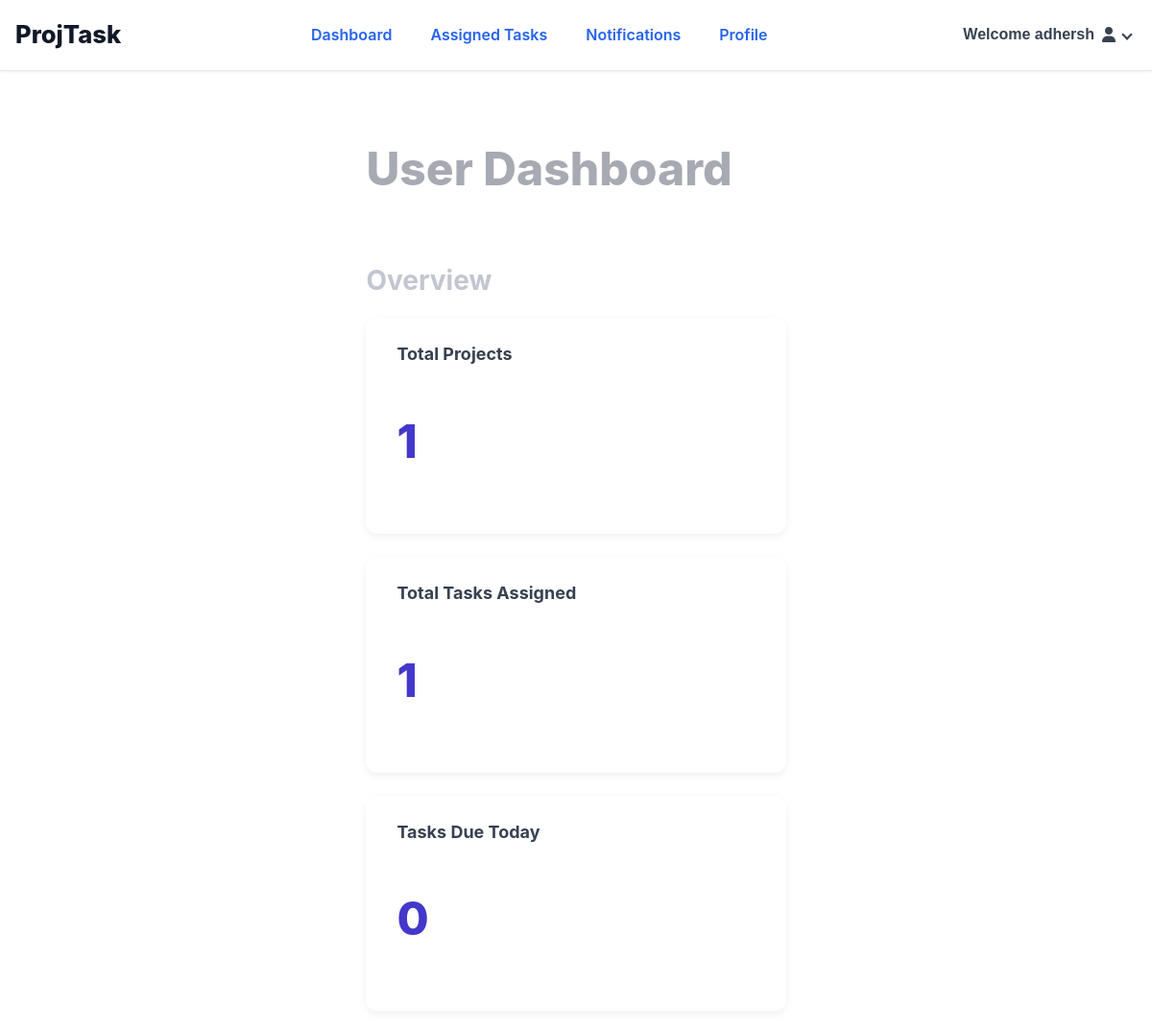
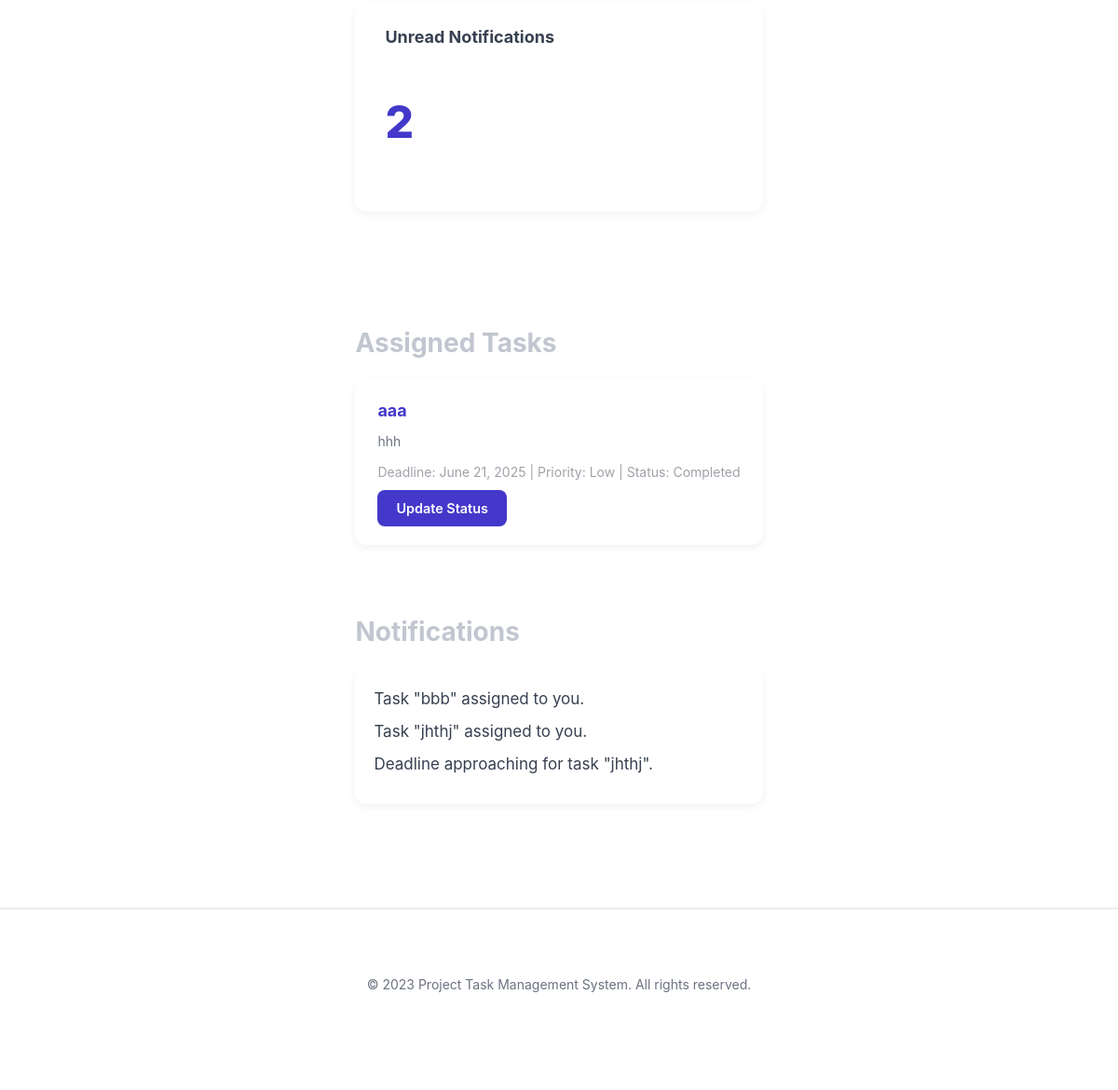
Before: /user_dash/ (signed in) with the older database file (2 pictures, top to bottom).
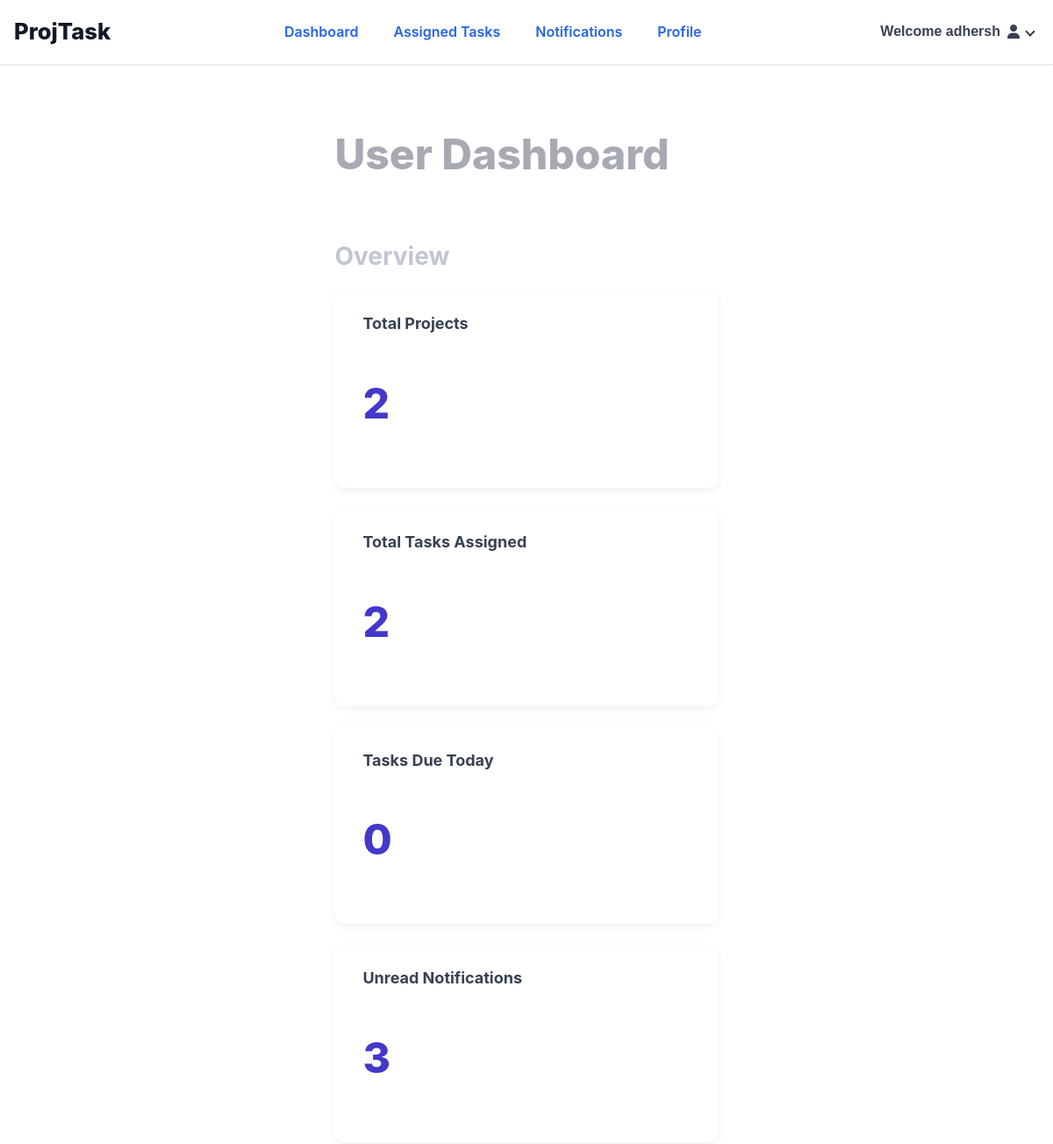
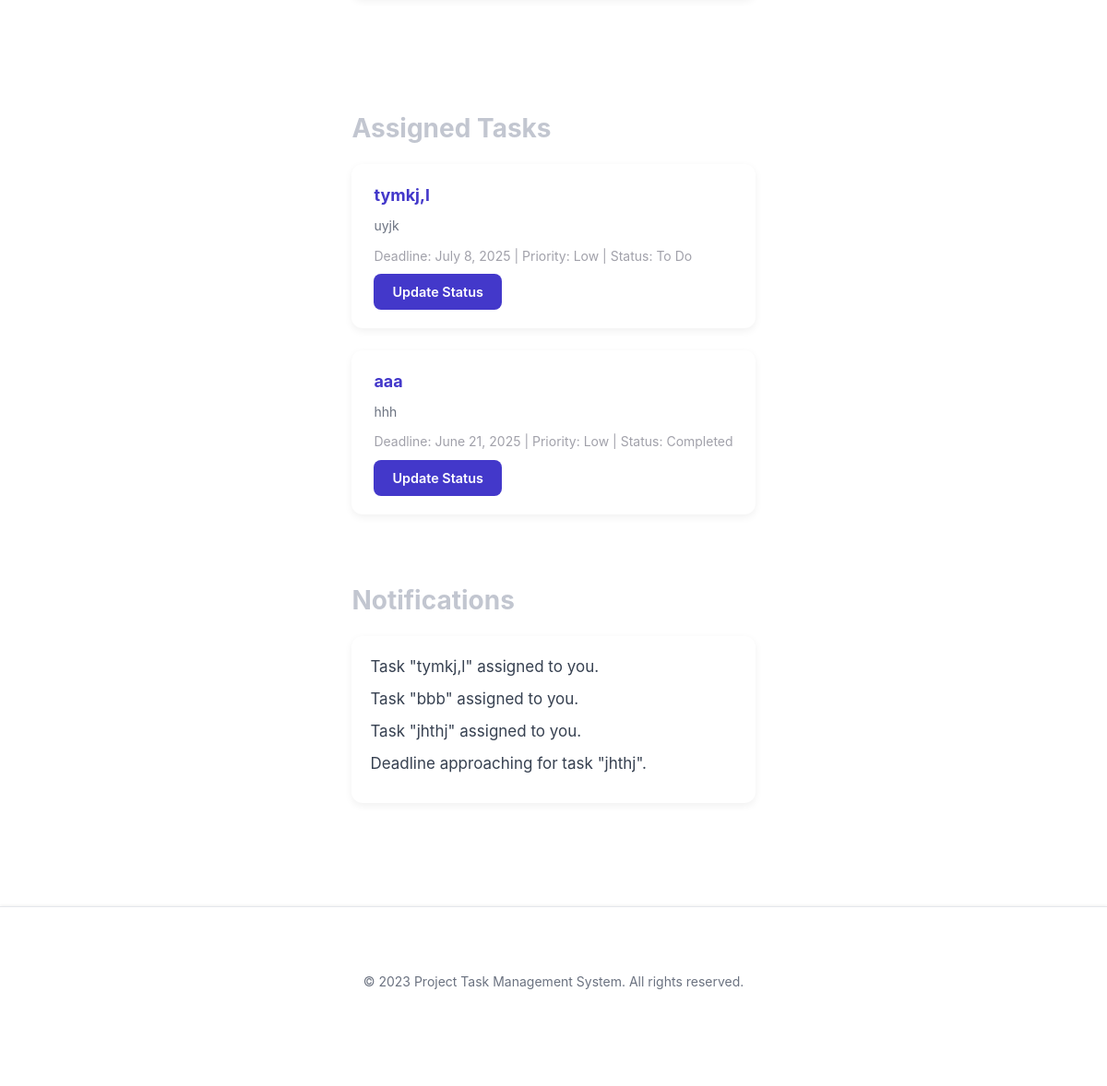
After: the same page with the newer database file (2 pictures, top to bottom).
### taskflowapp/models.py (models this page shows, shortened)
class Task(models.Model):
    PRIORITY_CHOICES = [
        ('High', 'High'),
        ('Medium', 'Medium'),
        ('Low', 'Low'),
    ]
    STATUS_CHOICES = [
        ('To Do', 'To Do'),
        ('In Progress', 'In Progress'),
        ('Completed', 'Completed'),
    ]
    title = models.CharField(max_length=200)
    description = models.TextField(default='No description')
    deadline = models.DateField()
    priority = models.CharField(max_length=10, choices=PRIORITY_CHOICES)
    status = models.CharField(max_length=15, choices=STATUS_CHOICES)
    assigned_to = models.ForeignKey(User, on_delete=models.CASCADE)
    project = models.ForeignKey(Project, on_delete=models.CASCADE)

class Notification(models.Model):
    NOTIFICATION_TYPES = [
        ('assignment', 'Assignment'),
        ('deadline', 'Deadline'),
    ]
    user = models.ForeignKey(User, on_delete=models.CASCADE)
    message = models.TextField()
    type = models.CharField(max_length=20, choices=NOTIFICATION_TYPES)
    timestamp = models.DateTimeField(auto_now_add=True)
    is_read = models.BooleanField(default=False)

### taskflowapp/views.py (the view)
# urls.py: path('user_dash/',views.user_dash,name='user_dashboard'),
def user_dash(request):
    user_id = request.session.get('user_id')
    user_role = request.session.get('user_role')
    if not user_id:
        messages.error(request, "Please log in first.")
        return redirect('user_login')
    if user_role.lower() != 'team member':
        messages.error(request, "Unauthorized access.")
        return redirect('home')
    try:
        user = User.objects.get(id=user_id)
    except User.DoesNotExist:
        messages.error(request, "User not found.")
        return redirect('user_login')
    total_projects = Project.objects.filter(task__assigned_to=user).distinct().count()
    user_tasks = Task.objects.filter(assigned_to=user)
    total_tasks = user_tasks.count()
    today = timezone.now().date()
    tasks_due_today = user_tasks.filter(deadline=today).count()
    unread_notifications = Notification.objects.filter(user=user, is_read=False).count()
    recent_notifications = Notification.objects.filter(user=user).order_by('-timestamp')[:5]
    recent_tasks = user_tasks.order_by('-deadline')[:2]
    context = {
        'user': user,
        'total_projects': total_projects,
        'total_tasks': total_tasks,
        'tasks_due_today': tasks_due_today,
        'unread_notifications': unread_notifications,
        'recent_tasks': recent_tasks,
        'recent_notifications': recent_notifications,
    }
    return render(request, 'user_dashboard.html', context)

### taskflowapp/templates/user_dashboard.html (shortened to what this page needs)
{% load static %}
<!DOCTYPE html>
<html lang="en">
<head>
  <link rel="stylesheet" href="{% static 'CSS/user_dashboard.css' %}" />
  <link rel="stylesheet" href="https://cdnjs.cloudflare.com/ajax/libs/font-awesome/6.5.0/css/all.min.css">
</head>
<body>
  <header role="banner">
    <div class="logo" aria-label="Project Task Management Logo" tabindex="0">ProjTask</div>
    <nav role="navigation" aria-label="Main navigation">
      <ul>
        <li><a href="{% url 'user_dashboard' %}" aria-current="page">Dashboard</a></li>
        <li><a href="{% url 'user_task_page' %}">Assigned Tasks</a></li>
        <li><a href="{% url 'user_notify_page' %}">Notifications</a></li>
        <li><a href="{% url 'user_profile_page' %}">Profile</a></li>
      </ul>
    </nav>
    <div class="profile-menu" tabindex="0">
      <button class="profile-button" aria-haspopup="true" aria-expanded="false" aria-controls="profile-menu">
        Welcome {{ user.full_name }}<i class="fa-solid fa-user"></i>
        <span class="profile-arrow"></span>
      </button>
    </div>
  </header>
  <main class="container" role="main" tabindex="0">
    <h1 class="page-title">User Dashboard</h1>
    <section aria-label="Dashboard Overview">
      <h2>Overview</h2>
      <div class="overview-cards">
        <div class="card" role="article" tabindex="0">
          <h3>Total Projects</h3>
          <p class="number" id="total-projects">{{ total_projects }}</p>
        </div>
        <div class="card" role="article" tabindex="0">
          <h3>Total Tasks Assigned</h3>
          <p class="number" id="total-tasks">{{ total_tasks }}</p>
        </div>
        <div class="card" role="article" tabindex="0">
          <h3>Tasks Due Today</h3>
          <p class="number" id="tasks-due-today">{{ tasks_due_today }}</p>
        </div>
        <div class="card" role="article" tabindex="0">
          <h3>Unread Notifications</h3>
          <p class="number" id="notifications-count">{{ unread_notifications }}</p>
        </div>
      </div>
    </section>
    <section aria-label="Assigned Tasks">
      <h2>Assigned Tasks</h2>
      <div class="card-list" aria-live="polite" aria-relevant="additions removals">
        {% if recent_tasks %}
          {% for task in recent_tasks %}
            <article class="item-card" tabindex="0">
              <div class="item-card-header">{{ task.title }}</div>
              <div class="item-card-description">{{ task.description }}</div>
              <div class="item-card-meta">
                Deadline: {{ task.deadline }} | Priority: {{ task.priority }} | Status: {{ task.status }}
              </div>
              <a href="{% url 'user_task_page'  %}" class="button" style="margin-top: 0.5rem;">
  Update Status
</a>
            </article>
          {% endfor %}
        {% else %}
          <p>No recent tasks assigned.</p>
        {% endif %}
      </div>
    </section>
    <section aria-label="Notifications">
      <h2>Notifications</h2>
      <div class="notification-list">
        {% if recent_notifications %}
          {% for note in recent_notifications %}
            <div class="notification-item">{{ note.message }}</div>
          {% endfor %}
        {% else %}
          <p>No notifications to show.</p>
        {% endif %}
      </div>
    </section>
  </main>
  <footer class="footer">
    <div class="container">
      <p>&copy; 2023 Project Task Management System. All rights reserved.</p>
    </div>
  </footer>
</body>
</html>

Changed rows visible on the page:
added Task: title "tymkj,l", description "uyjk", deadline "July 8, 2025", priority "Low", status "To Do"
added Notification: message "Task \"tymkj,l\" assigned to you."
Other visible differences:
{{ total_projects }}: "1" → "2"
{{ total_tasks }}: "1" → "2"
{{ unread_notifications }}: "2" → "3"
